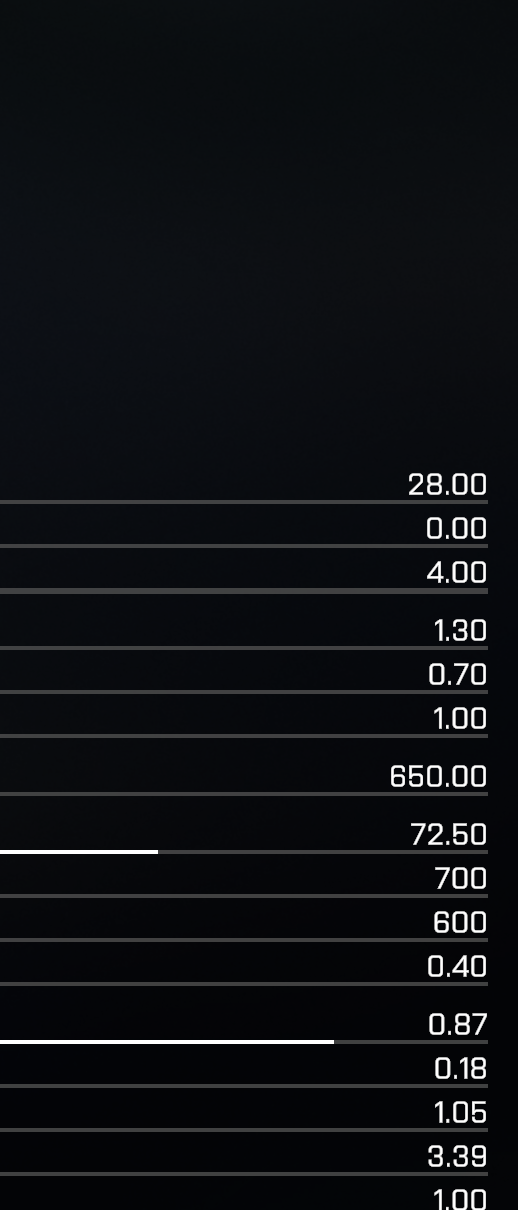
#> input picture tmp/weapon-ocr/ACR-num.png, 518 x 1210 px, given in place of M249-num.png, which was not available
$ python ocr_m_classify.py
#> lines starting #> are read from the running program, lines starting #| are printed output that depends on the picture; pictures that were not available may be replaced by others from this repository, and a replacement may not be noted
# -*- coding: utf-8 -*-
import cv2
import numpy as np
import os
import json

BASE = r"F:\voxel-frontline-battle\tmp\weapon-ocr"
IDS = [
    "M249",
    "M4A1",
    "M9",
    "MG36",
    "MK14EBR",
    "MK20",
    "MP443",
    "MP5",
    "MP7",
    "MSR",
]


def load_gray(wid):
#> called with wid = 'M249'
    im = cv2.imread(os.path.join(BASE, wid + "-num.png"), cv2.IMREAD_COLOR)
#> im is the input picture: shape (1210, 518, 3); mean B, G, R 19.4, 16.2, 14.2
    return cv2.cvtColor(im, cv2.COLOR_BGR2GRAY)


def bands_of(gray, th=80):
#> called with th = 80
    h = gray.shape[0]
#> h = 1210
    row_has = gray.max(axis=1) > th
    bands = []
    inb = False
    s = 0
    for i, v in enumerate(row_has):
        if v and not inb:
            s = i
            inb = True
        elif not v and inb:
            bands.append((s, i))
            inb = False
#> this loop made 1210 passes
#> inb on passes 474, 496, 518, 540, 562, 584, 620, 642, 664, 686, 708, 730: True, False, True, False, True, False, True, False, True, False, True, False
#> after the loop, bands = [(473, 495), (517, 539), (561, 583), (619, 641), (663, 685), (707, 729), (765, 787), (823, 845), (850, 854), (867, 889), (911, 933), (955, 977), (1013, 1035), (1040, 1044), (1057, 1079), (1101, 1123), (1145, 1167)]; inb = True; s = 1189
    if inb:
        bands.append((s, h))
    return [(a, b) for a, b in bands if b - a >= 10]


def crop_row(gray, y0, y1, th=80):
    h, w = gray.shape
    crop = gray[max(0, y0) : min(h, y1), :]
    xs = np.where(crop.max(axis=0) > th)[0]
    if len(xs) == 0:
        return crop
    return crop[:, max(0, int(xs[0]) - 2) : min(w, int(xs[-1]) + 3)]


def split_glyphs(crop, th=120):
    col_has = crop.max(axis=0) > th
    glyphs = []
    inb = False
    s = 0
    for i, v in enumerate(col_has):
        if v and not inb:
            s = i
            inb = True
        elif not v and inb:
            glyphs.append((s, i))
            inb = False
    if inb:
        glyphs.append((s, crop.shape[1]))
    merged = []
    for g in glyphs:
        if merged and g[0] - merged[-1][1] <= 1:
            merged[-1] = (merged[-1][0], g[1])
        else:
            merged.append(g)
    out = []
    for x0, x1 in merged:
        g = crop[:, x0:x1]
        ys = np.where(g.max(axis=1) > th)[0]
        if len(ys) == 0:
            continue
        out.append(g[ys[0] : ys[-1] + 1, :])
    return out


def norm_bit(g, tw=12, th=16, t=120):
    bw = (g > t).astype(np.uint8)
    if bw.max() == 0:
        return np.zeros((th, tw), np.uint8)
    ys, xs = np.where(bw > 0)
    g2 = bw[ys.min() : ys.max() + 1, xs.min() : xs.max() + 1]
    return cv2.resize(g2, (tw, th), interpolation=cv2.INTER_NEAREST)


def holes(g, t=120):
    bw = (g > t).astype(np.uint8)
    bw = np.pad(bw, 1)
    h, w = bw.shape
    ff = bw.copy()
    mask = np.zeros((h + 2, w + 2), np.uint8)
    cv2.floodFill(ff, mask, (0, 0), 2)
    inv = (ff == 0).astype(np.uint8)
    n, _ = cv2.connectedComponents(inv)
    return max(0, n - 1)


def classify(g, t=120):
    h, w = g.shape
    if h < 8 and w < 8:
        return "."
    aspect = w / max(h, 1)
    n_holes = holes(g, t)
    bw = (g > t).astype(np.uint8)
    fill = bw.mean()
    ys = [0, h // 3, 2 * h // 3, h]
    xs = [0, w // 3, 2 * w // 3, w]
    cells = []
    for i in range(3):
        row = []
        for j in range(3):
            cell = bw[ys[i] : ys[i + 1], xs[j] : xs[j + 1]]
            row.append(float(cell.mean()) if cell.size else 0.0)
        cells.append(row)
    top = bw[: max(h // 5, 1), :].mean()
    bot = bw[-max(h // 5, 1) :, :].mean()
    left = bw[:, : max(w // 4, 1)].mean()
    right = bw[:, -max(w // 4, 1) :].mean()
    ul, um, ur = cells[0]
    ml, mm, mr = cells[1]
    ll, lm, lr = cells[2]

    if aspect < 0.42:
        return "1"

    if n_holes >= 2:
        return "8"

    if n_holes == 1:
        hole_mask = None
        bw2 = np.pad((g > t).astype(np.uint8), 1)
        ff = bw2.copy()
        mask = np.zeros((bw2.shape[0] + 2, bw2.shape[1] + 2), np.uint8)
        cv2.floodFill(ff, mask, (0, 0), 2)
        inv = (ff == 0).astype(np.uint8)
        ys_h, xs_h = np.where(inv > 0)
        cy = ys_h.mean() / inv.shape[0] if len(ys_h) else 0.5
        # 4: empty upper-left, crossbar, right stem
        if ul < 0.28 and mm > 0.35 and right > 0.4 and ll > 0.2:
            return "4"
        if cy < 0.45:
            if ll < 0.30:
                return "9"
            return "0"
        if cy > 0.55:
            if ur < 0.40:
                return "6"
            return "0"
        if ul < 0.25 and mm > 0.35:
            return "4"
        if left > 0.45 and right > 0.45 and mm < 0.35:
            return "0"
        if ll < 0.28:
            return "9"
        if ur < 0.35:
            return "6"
        return "0"

    # no holes
    if top > 0.50 and ll < 0.22 and ml < 0.28 and bot < 0.42:
        return "7"
    if ul < 0.22 and right > 0.45 and mm > 0.30:
        return "4"
    if ml < 0.28 and right > 0.35 and top > 0.38 and bot > 0.38:
        if ll > 0.40:
            return "2"
        return "3"
    if top > 0.38 and bot > 0.38 and ml < 0.32 and ll > 0.35:
        return "2"
    if top > 0.40 and ul > 0.30 and mm > 0.28 and ll < 0.32 and bot > 0.35:
        return "5"
    if left > 0.4 and bot > 0.4 and ur < 0.32:
        return "6"
    if right > 0.4 and top > 0.4 and ll < 0.28:
        return "9"
    if left > 0.4 and right > 0.4 and top > 0.35 and bot > 0.35:
        return "0"
    return "?"


def parse_row(glyphs):
    chars = [classify(g) for g in glyphs]
    return "".join(chars), chars


for wid in IDS:
    gray = load_gray(wid)
    bands = bands_of(gray)
#> bands = [(473, 495), (517, 539), (561, 583), (619, 641), (663, 685), (707, 729), (765, 787), (823, 845), (867, 889), (911, 933), (955, 977), (1013, 1035), (1057, 1079), (1101, 1123), (1145, 1167), (1189, 1210)]
    print("====", wid, "n", len(bands))
#| ==== M249 n 16
    for i, (y0, y1) in enumerate(bands):
        crop = crop_row(gray, y0 - 2, y1 + 2)
        glyphs = split_glyphs(crop)
        s, chars = parse_row(glyphs)
        ws = [g.shape[1] for g in glyphs]
        hs = [g.shape[0] for g in glyphs]
        nh = [holes(g) for g in glyphs]
        print("  [%2d] y=%4d %8s  chars=%s ws=%s holes=%s" % (i, y0, s, chars, ws, nh))
#> this loop made 16 passes
#> (y0, y1, s) on passes 1, 2, 3, 4, 6: (473, 495, '28.00'), (517, 539, '0.00'), (561, 583, '0.00'), (619, 641, '1.20'), (707, 729, '1.00')
#|   [ 0] y= 473    28.00  chars=['2', '8', '.', '0', '0'] ws=[14, 15, 3, 16, 15] holes=[0, 2, 0, 1, 1]
#|   [ 1] y= 517     0.00  chars=['0', '.', '0', '0'] ws=[15, 3, 16, 15] holes=[1, 0, 1, 1]
#|   [ 2] y= 561     0.00  chars=['0', '.', '0', '0'] ws=[17, 3, 16, 15] holes=[1, 0, 1, 1]
#|   [ 3] y= 619     1.20  chars=['1', '.', '2', '0'] ws=[7, 3, 14, 15] holes=[0, 0, 0, 1]
#|   [ 4] y= 663     0.?0  chars=['0', '.', '?', '0'] ws=[15, 3, 15, 15] holes=[1, 0, 0, 1]
#|   [ 5] y= 707     1.00  chars=['1', '.', '0', '0'] ws=[8, 3, 16, 15] holes=[0, 0, 1, 1]
#|   [ 6] y= 765   000.00  chars=['0', '0', '0', '.', '0', '0'] ws=[14, 14, 15, 3, 16, 15] holes=[1, 0, 1, 0, 1, 1]
#|   [ 7] y= 823    ?2.00  chars=['?', '2', '.', '0', '0'] ws=[15, 15, 3, 15, 15] holes=[0, 0, 0, 0, 1]
#> (further printed lines are left out)
#> pass 1, in crop_row, `crop = gray[max(0, y0) : min(h, y1), :]`:
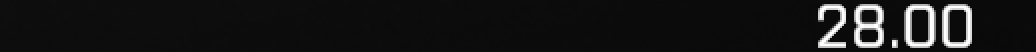
#> crop: shape (26, 518) (shown 2 times larger); min 9, max 255, mean 23.1
#> pass 1, `crop = crop_row(gray, y0 - 2, y1 + 2)`:
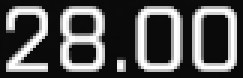
#> crop: shape (26, 81) (shown 3 times larger); min 9, max 255, mean 84.2
#> pass 2, `crop = crop_row(gray, y0 - 2, y1 + 2)`:
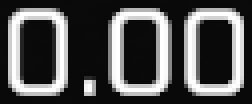
#> crop: shape (26, 63) (shown 4 times larger); min 8, max 255, mean 81.6
#> after the loop:
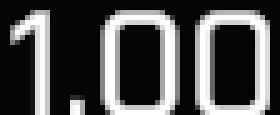
#> crop: shape (23, 56) (shown 5 times larger); min 4, max 255, mean 79.5
#> pass 2 of the loop `for wid in IDS:`:
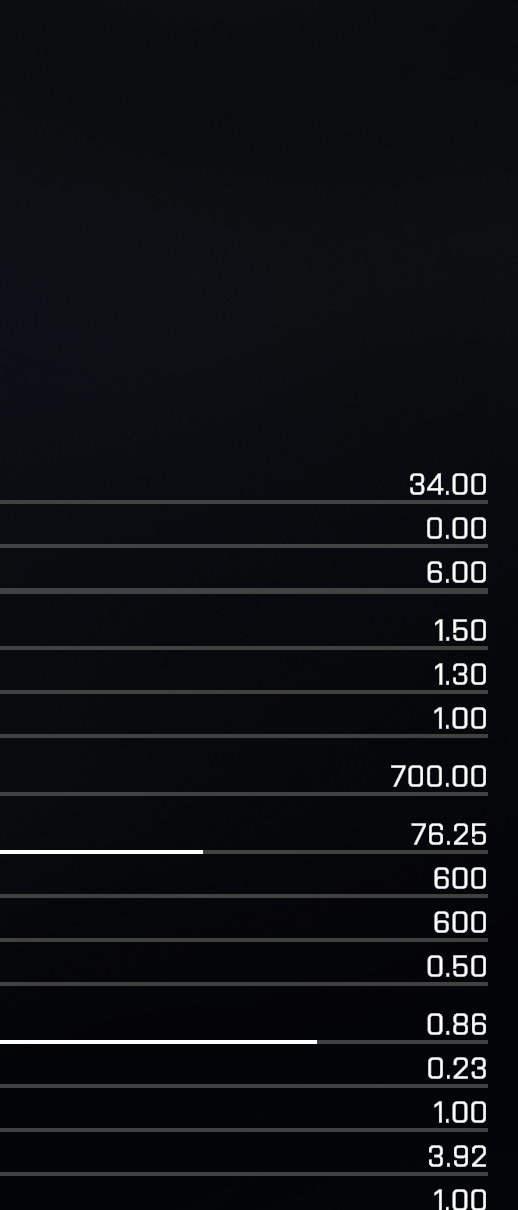
#> input picture tmp/weapon-ocr/AK5C-num.png, 518 x 1210 px, given in place of M4A1-num.png, which was not available
#> in load_gray, im is the input picture: shape (1210, 518, 3); mean B, G, R 19.5, 16.2, 14.3
#| ==== M4A1 n 16
#> the loop `for i, (y0, y1) in enumerate(bands):` made 16 passes
#> (printed output is left out)
#> pass 1, `crop = crop_row(gray, y0 - 2, y1 + 2)`:
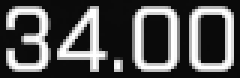
#> crop: shape (26, 80) (shown 3 times larger); min 9, max 255, mean 81.5
#> after the loop `for i, (y0, y1) in enumerate(bands):`:
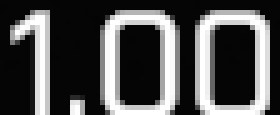
#> crop: shape (23, 56) (shown 5 times larger); min 4, max 255, mean 79.5
#> (the run stopped early here; a loop or call above may not have finished)
